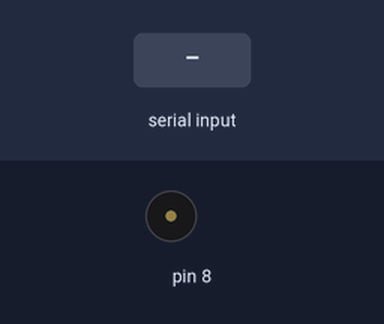
Bench run of a sketch on a simulated Arduino Uno, built with avr-gcc and run on an emulated ATmega328P. Shown: buzzer (waves = sounding). Inputs (shaded band) come from the test bench.

Above: at 1.2 s.
1.3 s: byte 30 received over Serial
At 2.7 s:
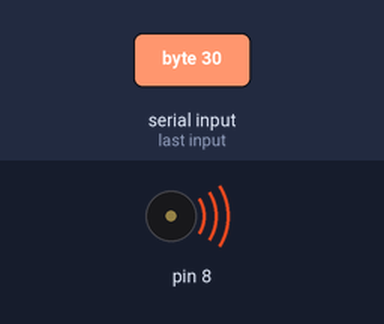
Timing chart, 0 to 4.3 s (numbered marks = the images above; inputs shaded):
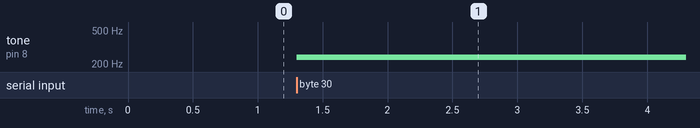

The sketch:

main.ino
```cpp
#include "pitches.h"

int inputMelody = 0;

void setup() {
  Serial.begin(9600);
}


void loop() {
  int inputData = Serial.read();
  if (inputData != -1) {
    inputMelody = inputData * 8;
  }

  if (inputMelody != 0) {
    tone(8, inputMelody, 100);
  }
}
```

Measured:
- after the input at 1.3 s, tone on pin 8: silent → 240 Hz at once
